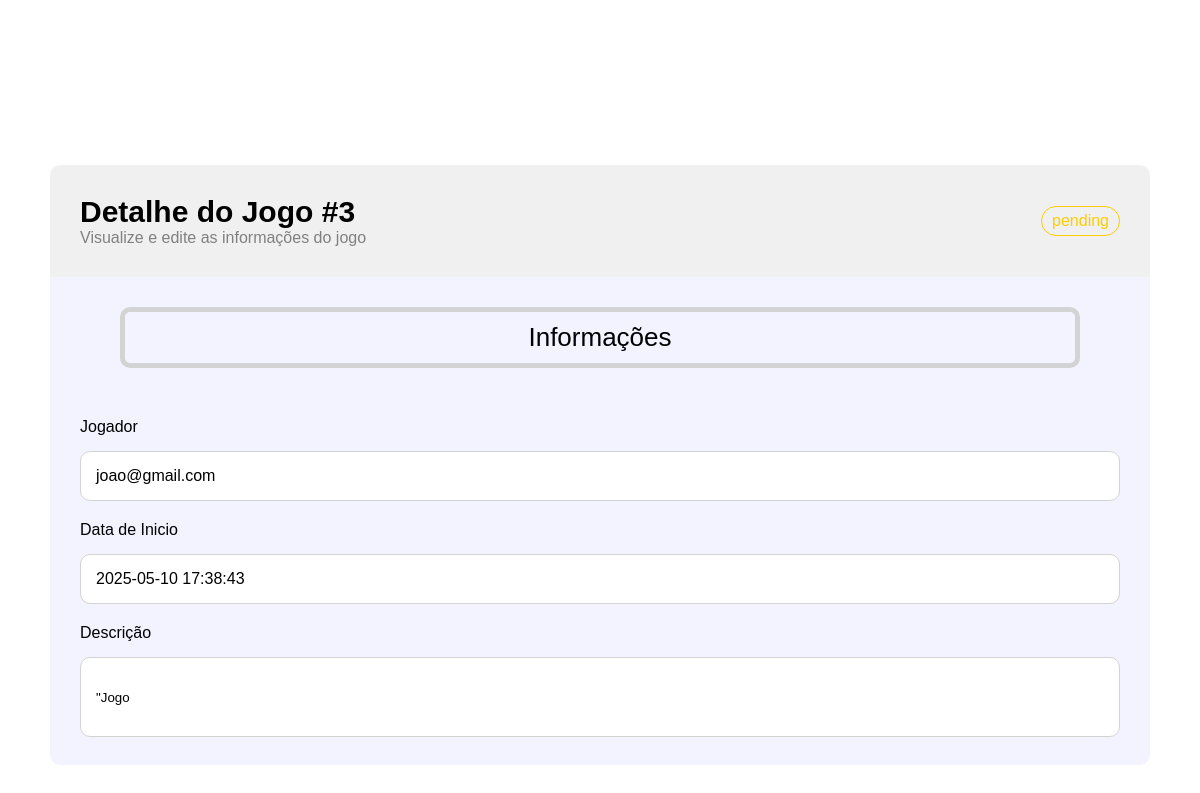
/Pisid_site/editar.php?id=3, run on the app's committed database.
### tables this page shows
CREATE TABLE `jogo` (
  `IDJogo` int(11) NOT NULL,
  `Descricao` text NOT NULL,
  `jogador` varchar(50) NOT NULL,
  `DataHorainicio` timestamp NOT NULL DEFAULT current_timestamp() ON UPDATE current_timestamp(),
  `Estado` enum('pending','running','finished') NOT NULL DEFAULT 'pending',
  `Score` double NOT NULL DEFAULT -1,
  `spamTol` int(11) NOT NULL
);

### Pisid_site/editar.php (the view, shortened to what this page needs)
<?php
include 'db.php';
$idJogo = intval($_GET['id']);
$sql = "SELECT * FROM jogo WHERE IDJogo = ?";
$stmt = $connPisid->prepare($sql);
$stmt->bind_param("i", $idJogo);
$stmt->execute();
$result = $stmt->get_result();
$jogo = $result->fetch_assoc();
?>
<!DOCTYPE html>
<html lang="en">
  <head>
    <link
      href="https://unpkg.com/boxicons@2.1.4/css/boxicons.min.css"
      rel="stylesheet"
    />
    <link rel="stylesheet" href="style.css" />
  </head>
  <body id="dashboard" style="overflow: hidden;">
    <div class="dashboard-container" style="height:100vh">
            <div class="dashboard-header">
                <div class="dashboard-username"><h1>Utilizador:<?php echo $_SESSION['db_nome']; ?></h1></div>
            <div class="dashboard-search">
                <input placeholder="Pesquisar jogo"/>
            </div>
            <div class="dashboard-logout">
    <a href="logout.php" title="Terminar sessão" style="text-decoration: none; color: inherit;">
        <button type="button" style="background: none; border: none; cursor: pointer;">
            <i class='bx bxs-door-open' style="font-size: 24px;"></i>
        </button>
    </a>
</div>
        </div>
        <div class="form-container">
            <form  class="form" action="editarJogoHandler.php" method="post">
                    <div  class="form-title">
                        <div>
                            <div class="form-gameid">Detalhe do Jogo #<?php echo htmlspecialchars($jogo['IDJogo']); ?></div>
                            <div class="form-viewinfo">Visualize e edite as informações do jogo</div>
                        </div>
                        <div class="form-estado">
                            <div class="estado-<?php echo htmlspecialchars($jogo['Estado']); ?>"><?php echo htmlspecialchars($jogo['Estado']); ?></div>
                        </div>
                    </div>
                    <div class="form-info">
                        <div class="form-infos">Informações</div>
                        <div>
                            <div class="form-label">Jogador</div>
                            <div class="form-values"><?php echo htmlspecialchars($jogo['jogador']); ?></div>
                        </div>
                        <div>
                            <div class="form-label">Data de Inicio</div>
                            <div class="form-values"><?php echo htmlspecialchars($jogo['DataHorainicio']); ?></div>
                        </div>
                        <div>
                            <div class="form-label"> Descrição</div>
                            <input type="textarea" class="form-description" name="descricao" value=<?php echo htmlspecialchars($jogo['Descricao']); ?> />
                        </div>
                    </div>
            </form>
            </div>
    </div>
  </body>
</html>

### Pisid_site/style.css (style rules this page uses)
* { margin: 0; padding: 0; box-sizing: border-box; font-family: "Poppins", sans-serif; }
#dashboard { position: relative; min-height: 100vh; background-image: url("./Public/1049857.jpg"); background-repeat: no-repeat; background-size: cover; backdrop-filter: blur(10px); }
.dashboard-header { display: flex; justify-content: space-between; padding: 20px 30px; align-items: center; backdrop-filter: blur(20px); }
.dashboard-username { font-size: 14px; width: 33%; color: white; }
.dashboard-search { display: flex; justify-content: center; width: 33%; }
.dashboard-search input { width: 100%; height: 35px; border: 1px solid white; color: white; border-radius: 20px; padding: 0 20px; background-color: transparent; }
.dashboard-search input::placeholder { color: white; }
.dashboard-logout { display: flex; justify-content: flex-end; width: 33%; }
.dashboard-logout button { border: none; padding: 10px; background-color: transparent; }
.dashboard-logout button i { cursor: pointer; color: white; font-size: 30px; background-color: transparent; }
.estado-pending { border: 1px solid #ffcc00; color: #ffcc00; padding: 5px 10px; border-radius: 20px; width: fit-content; }
.form-container { margin-top: 10vh; height: 75vh; }
.form { border-radius: 10px; margin-left: 50px; margin-right: 50px; height: 100%; overflow: hidden; }
.form-title { background-color: rgb(240, 240, 240); padding: 30px 30px; display: flex; justify-content: space-between; }
.form-gameid { font-size: 30px; font-weight: 600; }
.form-viewinfo { color: gray; }
.form-estado { display: flex; align-items: center; }
.form-info { background-color: rgb(243, 243, 255); padding: 30px; }
.form-infos { margin: 0px 40px; text-align: center; font-size: 26px; border: 5px solid lightgray; padding: 10px; border-radius: 10px; margin-bottom: 50px; }
.form-label { font-size: 16px; margin-top: 20px; }
.form-values { border: 1px solid lightgray; background-color: white; padding: 15px; border-radius: 10px; margin-top: 15px; }
.form-description { border: 1px solid lightgray; background-color: white; padding: 15px; border-radius: 10px; margin-top: 15px; width: 100%; height: 80px; }

### data on the page
jogo: IDJogo "3", Estado "pending", jogador "joao@gmail.com", DataHorainicio "2025-05-10 17:38:43"
